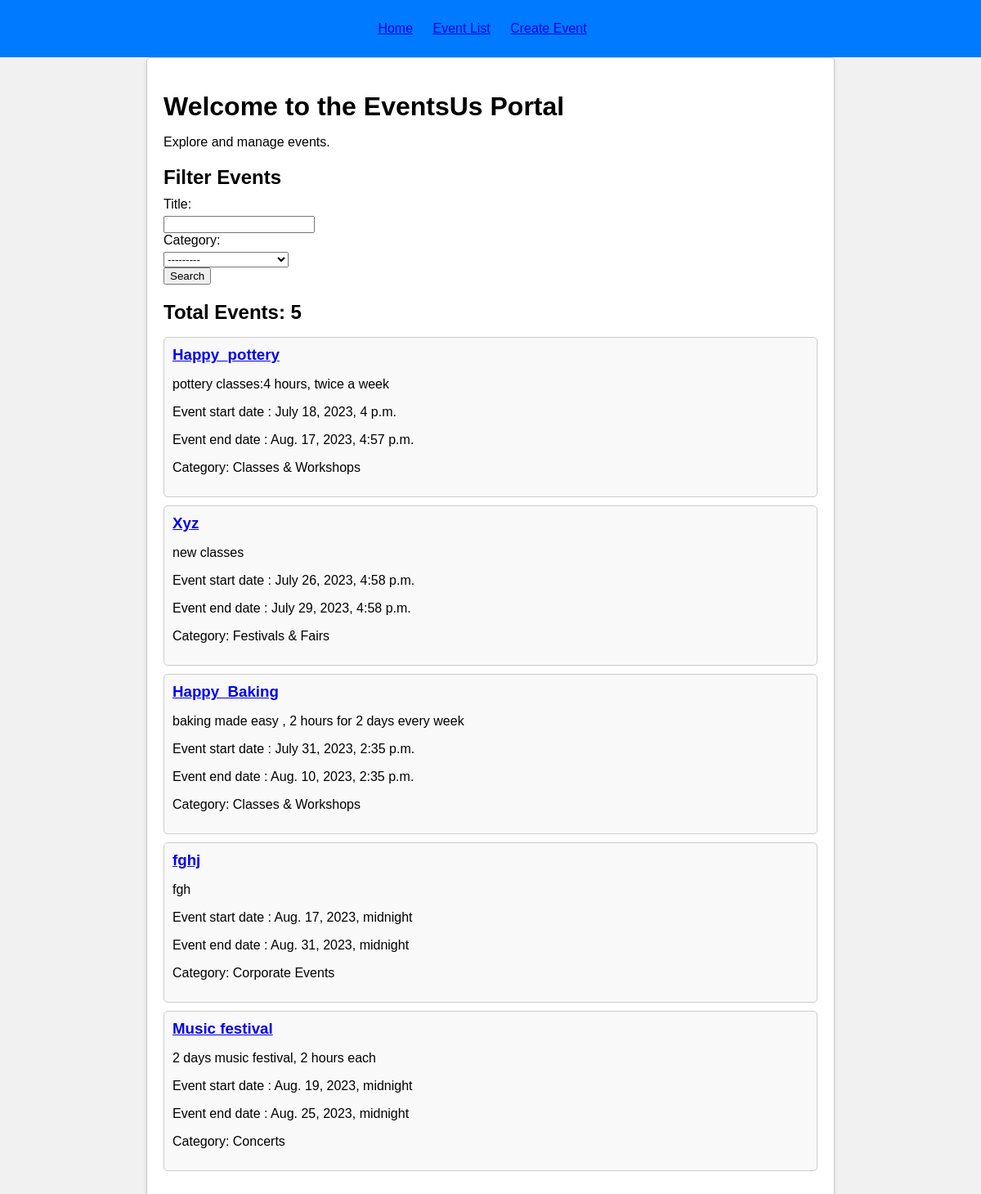
The page / on the database its author committed.
### home/models.py (models this page shows, shortened)
class Event(models.Model):
    CATEGORY_CHOICES = (
        ('Concerts', 'Concerts'),
        ('Classes & Workshops', 'Classes & Workshops'),
        ('Corporate Events', 'Corporate Events'),
        ('Festivals & Fairs', 'Festivals & Fairs'),
    )
    title = models.CharField(max_length=200, null=True, blank=True)
    description = models.TextField(max_length=200, null=True)
    category = models.CharField(max_length=20, choices=CATEGORY_CHOICES,null=True)
    price= models.IntegerField( null=True)
    start_date = models.DateTimeField(null= True)
    end_date = models.DateTimeField(null=True)

### home/views.py (the view)
# urls.py: 2. Add a URL to urlpatterns:  path('', views.home, name='home')
def home(request):
    events= Event.objects.all()
    total_events= events.count()
    upcoming_events = Event.objects.filter(start_date__gte=timezone.now())
    past_events = Event.objects.filter(end_date__lt=timezone.now())
    upcoming_count= upcoming_events.count()
    past_count= past_events.count()
    myFilter=EventFilter(request.GET, queryset=events)
    events= myFilter.qs
    return render(request,'home/dashboard.html', {'upcoming_events': upcoming_events, 'past_events': past_events, 'upcoming_count':upcoming_count, 'past_count':past_count, 'events':events, 'total_events': total_events, 'myFilter':myFilter})

### home/templates/home/dashboard.html (shortened to what this page needs)
{% load static %}
<!DOCTYPE html>
<html>
<head>
</head>
<body>
    <header>
        <nav>
            <ul>
                <li><a href="{% url 'home' %}">Home</a></li>
                <li><a href="{% url 'event_list' %}">Event List</a></li>
                <li><a href="{% url 'create_event' %}">Create Event</a></li>
            </ul>
        </nav>
    </header>
    <div class="container">
        <h1>Welcome to the EventsUs Portal</h1>
        <p>Explore and manage events.</p>
        <div class="filter-section">
            <h2>Filter Events</h2>
            <form method="get">
                {{myFilter.form}}
                <br>
            <button type="submit">Search</button>
            </form>
        </div>
        <div class="event-list">
            <h2>Total Events: {{ total_events }}</h2>
            <ul>
                {% for event in events %}
                <li>
                    <h3><a href="{% url 'event_detail' event.id %}">{{ event.title }}</a></h3>
                    <p>{{ event.description }}</p>
                    <p>Event start date : {{ event.start_date }}</p>
                    <p>Event end date : {{ event.end_date }}</p>
                    <p>Category: {{ event.category }}</p>
                </li>
                {% endfor %}
            </ul>
        </div>
    </div>
</body>
</html>

### home/templates/home/dashboard.html (style rules this page uses)
body { font-family: Arial, sans-serif; background-color: #f1f1f1; margin: 0; padding: 0; }
header { background-color: #007bff; color: #fff; padding: 10px 0; text-align: center; }
nav ul { list-style: none; padding: 0; }
nav ul li { display: inline; margin-right: 20px; }
.container { max-width: 800px; margin: 0 auto; padding: 20px; background-color: #ffffff; border: 1px solid #ccc; border-radius: 5px; box-shadow: 0 2px 5px rgba(0, 0, 0, 0.1); }
h1, h2, h3 { margin-bottom: 10px; }
.filter-section { margin-bottom: 20px; }
.filter-section label { display: block; margin-bottom: 5px; }
.event-list ul { list-style: none; padding: 0; }
.event-list ul li { border: 1px solid #ccc; border-radius: 5px; padding: 10px; margin-bottom: 10px; background-color: #f9f9f9; }
.event-list ul li h3 { margin-top: 0; }

### rows shown on the page
Event: title "Happy_pottery", description "pottery classes:4 hours, twice a week", start_date "July 18, 2023, 4 p.m.", end_date "Aug. 17, 2023, 4:57 p.m.", category "Classes & Workshops"
Event: title "Xyz", description "new classes", start_date "July 26, 2023, 4:58 p.m.", end_date "July 29, 2023, 4:58 p.m.", category "Festivals & Fairs"
Event: title "Happy_Baking", description "baking made easy , 2 hours for 2 days every week", start_date "July 31, 2023, 2:35 p.m.", end_date "Aug. 10, 2023, 2:35 p.m.", category "Classes & Workshops"
Event: title "fghj", description "fgh", start_date "Aug. 17, 2023, midnight", end_date "Aug. 31, 2023, midnight", category "Corporate Events"
Event: title "Music festival", description "2 days music festival, 2 hours each", start_date "Aug. 19, 2023, midnight", end_date "Aug. 25, 2023, midnight", category "Concerts"

### other values the page prints
{{ total_events }} "5"
